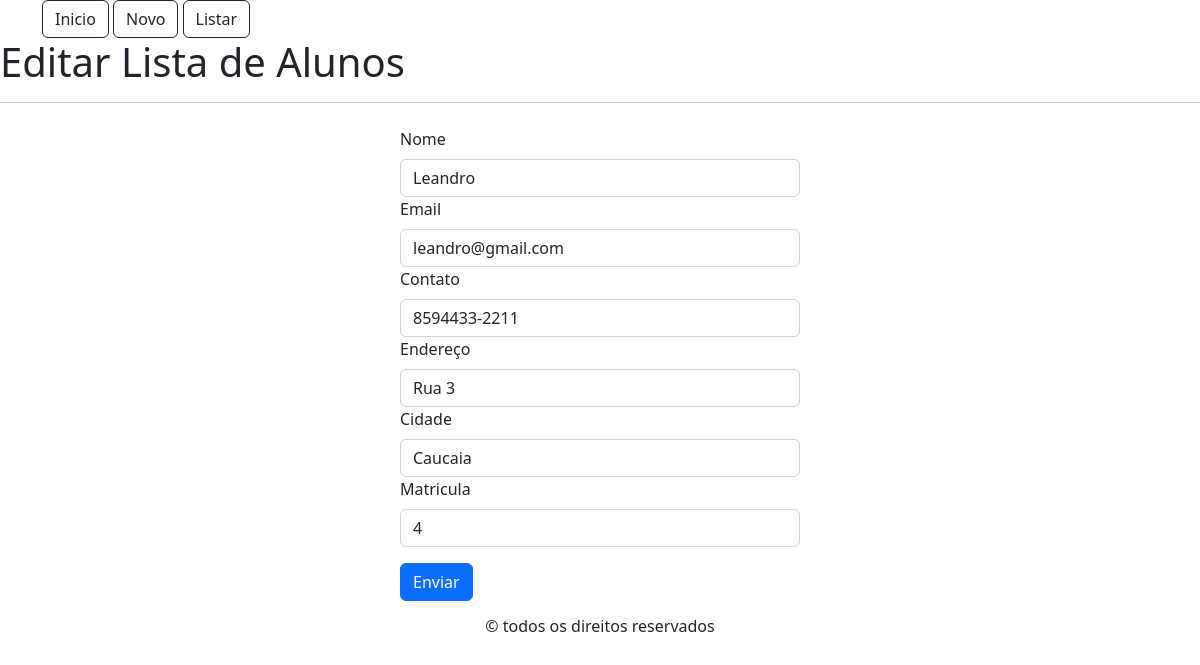
The page /editar?id=30 on the database its author committed.
### tables this page shows
CREATE TABLE `alunos` (
  `id` int NOT NULL AUTO_INCREMENT,
  `nome` varchar(100) NOT NULL,
  `email` varchar(100) NOT NULL,
  `contato` varchar(100) NOT NULL,
  `endereco` varchar(100) NOT NULL,
  `cidade` varchar(100) NOT NULL,
  `matricula` varchar(55) NOT NULL,
  PRIMARY KEY (`id`),
  UNIQUE KEY `id_UNIQUE` (`id`)
);

### src/controller/alunoController.php (called while the page is built, shortened)
<?php
function redenrizar(string $nomeDoArquivo, mixed $dados = null)
{
    include '../src/views/head.phtml';
    include "../src/views/{$nomeDoArquivo}.phtml";
    include '../src/views/foot.phtml';
}
function editar(): void
{
    $id = $_GET["id"];
    $aluno = buscarUmAluno($id);
    redenrizar("editar", $aluno);
}

### src/connection/conexao.php (called while the page is built)
<?php
function abrirConexao(): PDO
{
    $Host = 'localhost';
    $UserName = 'root';
    $Password = '@2018#2227';
    $DataBase = 'db';
    $conexao = new PDO("mysql:host={$Host};dbname={$DataBase}", $UserName, $Password);
    return $conexao;
}

### src/repository/alunoReposotory.php (called while the page is built, shortened)
<?php
function buscarUmAluno($id): iterable
{
    $sql = "SELECT * FROM alunos WHERE id='{$id}'";
    $aluno = abrirConexao()->query($sql);
    return $aluno->fetch(PDO::FETCH_ASSOC);
}

### src/views/editar.phtml (the view, shortened to what this page needs)
<h1>Editar Lista de Alunos</h1>
<hr>
<form class="col-4 offset-4 mt-4" action="#" method="POST">
    <div class="col">
        <label class="form-label">Nome</label>
        <input type="text" class="form-control" name="nome" value="<?php echo $_POST["nome"] ?? $dados["nome"] ?>">
    </div>
    <div class="col">
        <label class="form-label">Email</label>
        <input type="text" class="form-control" name="email" value="<?php echo $_POST["email"] ?? $dados["email"] ?>">
    </div>
    <div class="col">
        <label class="form-label">Contato</label>
        <input type="text" class="form-control" name="contato" value="<?php echo $_POST["contato"] ?? $dados["contato"]; ?>" placeholder="(  )     -    ">
    </div>
    <div class="col">
        <label class="form-label">Endereço</label>
        <input type="text" class="form-control" name="endereco" value="<?php echo $_POST["endereco"] ?? $dados["endereco"]; ?>" placeholder="Av, rua">
    </div>
    <div class="col">
        <label class="form-label">Cidade</label>
        <input type="text" class="form-control" name="cidade" value="<?php echo $_POST["cidade"] ?? $dados["cidade"] ?>" placeholder="Cidade">
    </div>
    <div class="col mb-3">
        <label class="form-label">Matricula</label>
        <input type="text" class="form-control" name="matricula" value="<?php echo $_POST["matricula"] ?? $dados["matricula"] ?>" placeholder="Matricula">
    </div>
    <div class="col">
        <button type="submit" class="btn btn-primary">Enviar</button>
    </div>
</form>

### rows shown on the page
alunos: nome "Leandro", email "leandro@gmail.com", contato "8594433-2211", endereco "Rua 3", cidade "Caucaia", matricula "4"
